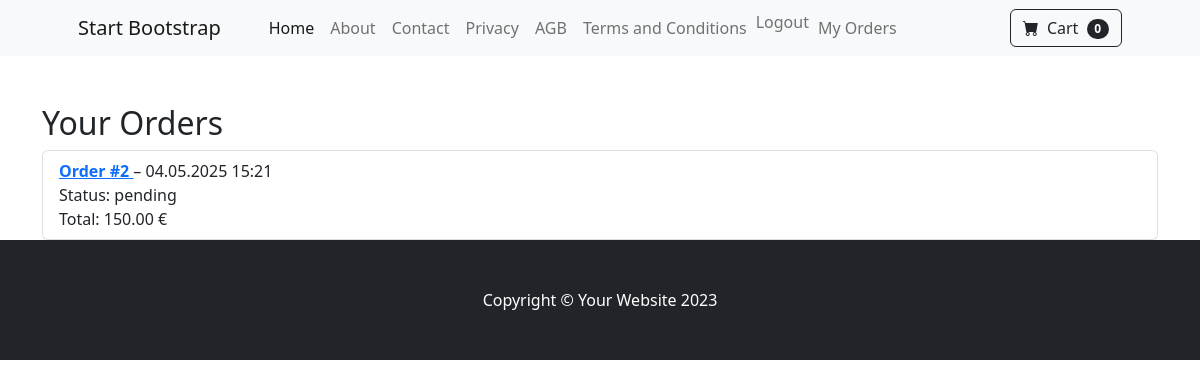
Page /orders/my-orders/ (signed in) on the committed database.
### orders/models.py (models this page shows)
class Order(models.Model):
    user = models.ForeignKey(settings.AUTH_USER_MODEL, on_delete=models.CASCADE)
    created_at = models.DateTimeField(auto_now_add=True)
    status = models.CharField(default='pending', max_length=20)
    total_price = models.DecimalField(max_digits=10, decimal_places=2)  # order total price

### orders/views.py (the view)
# urls.py: path('my-orders/', views.user_order_list_view, name='user_order_list'),
def user_order_list_view(request):
    orders = Order.objects.filter(user=request.user).order_by('-created_at')
    return render(request, 'user_order_list.html', {'orders': orders})

### orders/templates/user_order_list.html (shortened to what this page needs)
{% extends "base.html" %}
{% block content %}
<div class="container mt-5">
  <h2>Your Orders</h2>
  {% if orders %}
    <ul class="list-group">
      {% for order in orders %}
      <li class="list-group-item">
        <a href="{% url 'orders:user_order_detail' order.id %}">
          <strong>Order #{{ order.id }}</strong>
        </a> – {{ order.created_at|date:"d.m.Y H:i" }}<br />
        Status: {{ order.status }}<br />
        Total: {{ order.total_price }} €
      </li>
      {% endfor %}
    </ul>
  {% else %}
    <p>You have no orders yet.</p>
  {% endif %}
</div>
{% endblock %}

### rows in the picture
Order: id "2", created_at "04.05.2025 15:21", status "pending", total_price "150.00"
